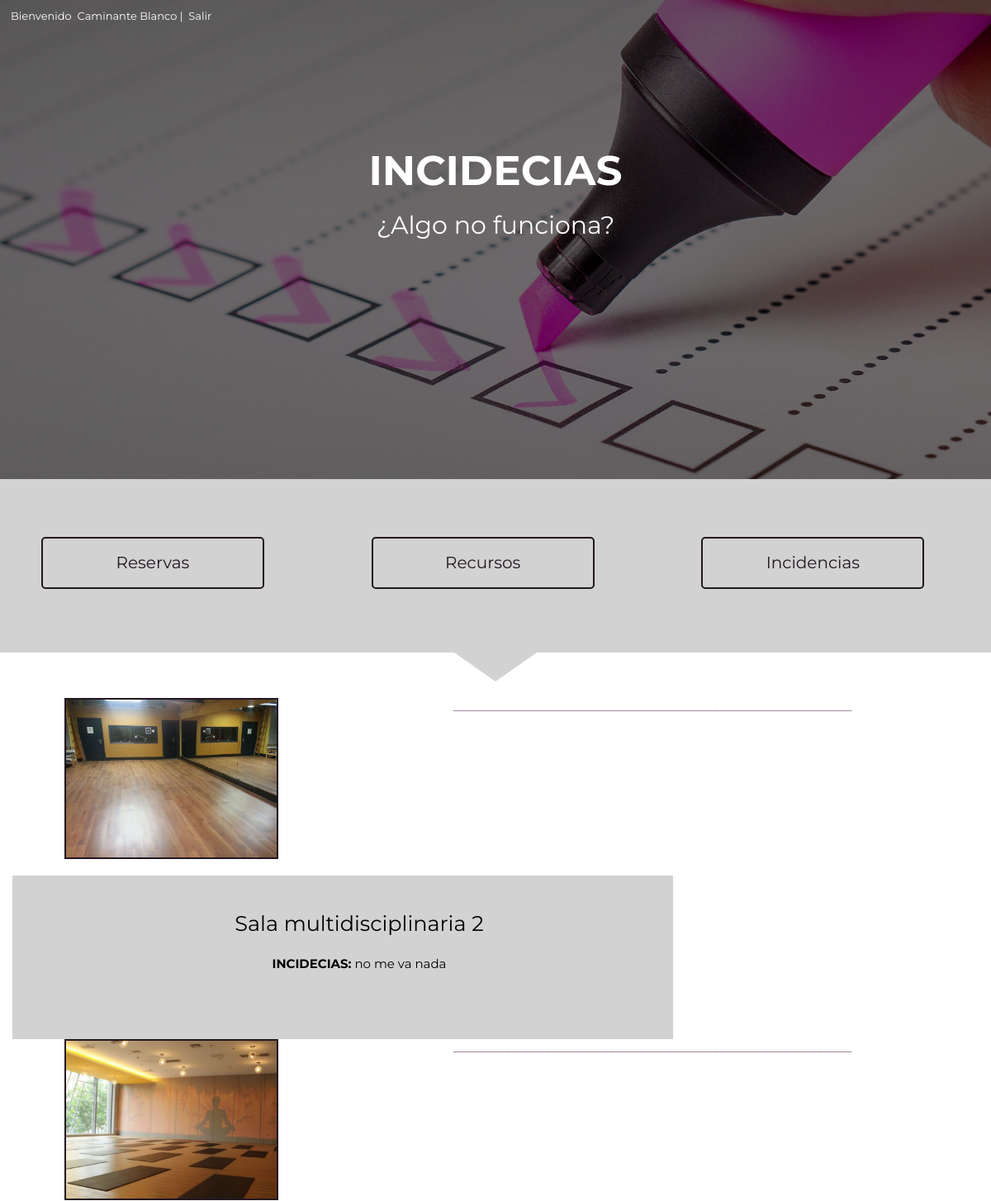
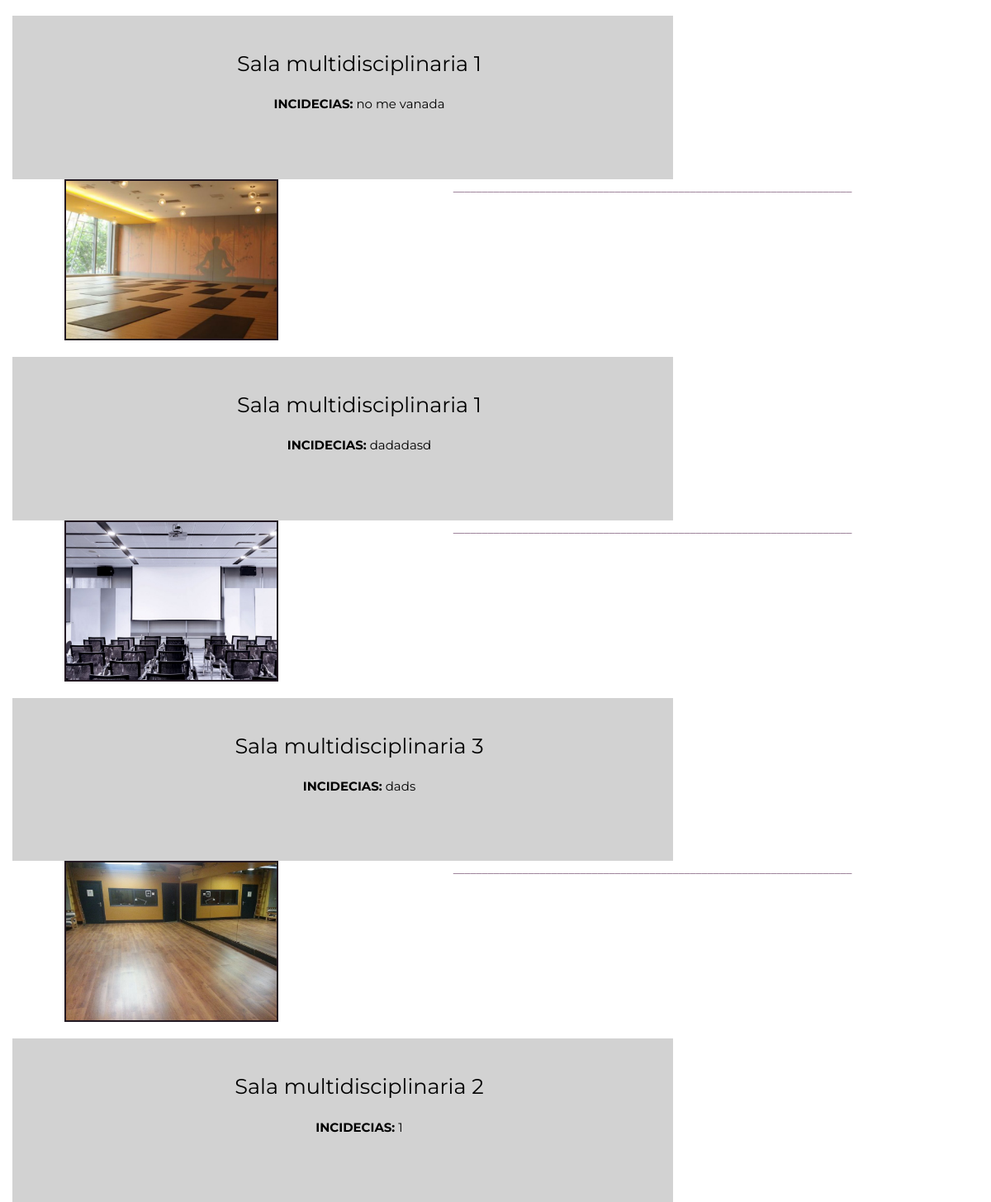
The page /incidencias.php (signed in) on the database its author committed (2 pictures, top to bottom).
### tables this page shows
CREATE TABLE `tbl_usuario` (
  `id_usuario` int(11) NOT NULL,
  `nombre` char(30) DEFAULT NULL,
  `apellido` char(30) DEFAULT NULL,
  `dni` char(9) DEFAULT NULL,
  `nick` char(30) DEFAULT NULL,
  `contra` char(100) DEFAULT NULL,
  `id_tipus_usuario` int(11) NOT NULL,
  `sexo` varchar(1) NOT NULL
);

CREATE TABLE `tbl_recurso` (
  `id_recurso` int(11) NOT NULL,
  `nombre_recurso` char(30) DEFAULT NULL,
  `disponible` int(3) DEFAULT NULL,
  `id_tipus_recurso` int(11) DEFAULT NULL,
  `Descripcion` varchar(255) DEFAULT NULL,
  `Imagen` varchar(100) NOT NULL
);

CREATE TABLE `tbl_incidencia` (
  `id_incidencia` int(11) NOT NULL,
  `id_reserva` int(11) DEFAULT NULL,
  `id_tipus_incidencia` int(11) DEFAULT NULL,
  `descripcion` char(255) DEFAULT NULL
);

### html/functions.php (called while the page is built, shortened)
<?php
function get_perfil($id_usuari){
  include "BBDD.php";
  $sql = "SELECT id_usuario FROM tbl_usuario WHERE id_usuario='".$id_usuari."' LIMIT 1 ";
    $result = mysqli_query($con, $sql);
  $id = mysqli_fetch_row($result);
  return $id[0];
}
function get_nom_perfil($id_perfil){
  include "BBDD.php";
  $sql = "SELECT nombre, apellido FROM tbl_usuario WHERE id_usuario='".$id_perfil."' LIMIT 1 ";
  $result = mysqli_query($con, $sql);
  $id = mysqli_fetch_row($result);
  $nombre=$id[0]." ".$id[1];
  return $nombre;
}
function sexo($id_perfil){
  include "BBDD.php";
  $sql = "SELECT sexo FROM tbl_usuario WHERE id_usuario='".$id_perfil."' LIMIT 1 ";
  $qry_sql=mysqli_fetch_array(mysqli_query($con,$sql))[0];
  if($qry_sql=="M"){
    $es="Bienvenido";
    return $es;
  }else{
    $es="Bienvenida";
    return $es;
  }
}
?>

### html/incidencias.php (the view, shortened to what this page needs)
<?php
  include "head.php";
?>
      <div class="header-incidencia">
        <div class="nombre-usu">
          <p><?php session_start(); echo sexo(get_perfil($_SESSION['id_usuario']));?>&nbsp;&nbsp;<?php  echo get_nom_perfil(get_perfil($_SESSION['id_usuario'])); ?> |&nbsp; <a style="color: white;" href="index.php?s=1">Salir</a></p>
        </div>
        <div class="titulo-header text-center">
            <p style="font-size:50px;"><strong>INCIDECIAS</strong></p>
            <p style="font-size:30px;">¿Algo no funciona?</p>
        </div>
      </div>
      <div class="btn-menu text-center">
        <div class="row">
            <div class="col-sm-4">
                <a class="btn-1" href="reservas.php">Reservas</a></div>
            <div class="col-sm-4">
                <a class="btn-2" href="recursos.php">Recursos</a></div>
            <div class="col-sm-4">
                <a class="btn-3" href="incidencias.php">Incidencias</a></div>
        </div>
      </div>
    <div class="sep">
      <div class="row">
          <div class="col-sm-6 sep-de"></div>
          <div class="col-sm-6 sep-iz"></div>
      </div>
    </div>
    <div class="cuerpo">
      <div class="consultas-recursos">
          <?php
            $sql="SELECT * FROM tbl_recurso inner join tbl_reserva on tbl_recurso.id_recurso=tbl_reserva.id_recurso inner join tbl_incidencia on tbl_reserva.id_reserva=tbl_incidencia.id_reserva  where incidencia=0";
            $qry_sql=mysqli_query($con, $sql);
            while($row=mysqli_fetch_array($qry_sql)){
          ?>
            <div class="col-sm-12">
                      <div class="col-sm-4 tbl-imagen-reserva" style="background-color: inherit;">
                        <?php
                          echo '<img height="195px;" style="border: 2px solid #221821;" src="../BBDD/imagenes_recursos/'.$row['Imagen'].'">';
                          ?>
                      </div>
                      <div class="col-sm-8 tbl-txt" style="background-color: #d2d2d2;">
                        <div class="nom-recurso">
                        <?php
                          echo $row['nombre_recurso'];
                        ?>
                        </div>
                        <div class="descripcion-incidencia">
                        <?php
                          echo "<strong>INCIDECIAS:</strong> ".$row['descripcion'];
                        ?>
                        </div>
                        <br>
                      </div>
                <p class="separacion">_____________________________________________________________________</p>
            </div>
        <?php
          }
        ?>
      </div>
    </div>

### css/header.css (style rules this page uses)
body { margin: 0px; font-family: 'Montserrat', sans-serif; }
a { text-decoration: none!important; }
.header-incidencia { height: 580px; width: 100%; margin-top: 0%; position: absolute; background: url(../img/incidencia.png) center; background-size: cover; }
.titulo-header { background-color: none; font-family: 'Montserrat', sans-serif; color: white; padding-top: 11%; padding-bottom: 11%; text-align: center; text-decoration: none; }
.nombre-usu { font-family: 'Montserrat', sans-serif; color: white; font-size: 13px; margin-left: 13px; margin-top: 10px; }
.btn-menu { background-color: #d2d2d2; height: 210px; width: 100%; margin-top: 580px; position: absolute; }
.col-sm-4 { width: 32.5%!important; display: flex; justify-content: center; background-color: #d2d2d2; }
.btn-1,.btn-2,.btn-3 { font-family: 'Montserrat', sans-serif; width: 270px; margin-top: 70px; justify-content: center; border: 2px solid #221821; border-radius: 5px; color: #221821; background-color: #d2d2d2; font-size: 20px; padding: 15px 30px; }
.sep { background-color: #d2d2d2; padding-top: 765px; }
.sep-de { width: 50%; height: 60px; border-right: 50px solid transparent; border-bottom: 35px solid white; }
.sep-iz { width: 50%; height: 60px; border-left: 50px solid transparent; border-bottom: 35px solid white; }
.cuerpo { font-family: 'Montserrat', sans-serif; width: 100%; height: 100%; }
.consultas-recursos { margin-top: 20px; }
.tbl-imagen-reserva { padding-top: 0px; padding-bottom: 20px; padding-left: 20px!important; }
.tbl-txt { padding-top: 20px; padding-bottom: 40px; padding-left: 55px!important; width: 800px!important; }
.nom-recurso { color: black; text-align: center; padding-top: 20px; font-size: 25.5px; }
.separacion { text-align: center; color: #714b6d; }
.descripcion-incidencia { color: black; padding-top: 20px; padding-bottom: 20px; text-align: center; font-size: 15px; }

### rows shown on the page
tbl_usuario: sexo(get_perfil($_SESSION['id_usuario'])) "Bienvenido", get_nom_perfil(get_perfil($_SESSION['id_usuario'])) "Caminante Blanco"
tbl_recurso: Imagen (picture), nombre_recurso "Sala multidisciplinaria 2", tbl_incidencia.descripcion "no me va nada", tbl_incidencia.descripcion "1"
tbl_recurso: Imagen (picture), nombre_recurso "Sala multidisciplinaria 1", tbl_incidencia.descripcion "no me vanada", tbl_incidencia.descripcion "dadadasd"
tbl_recurso: Imagen (picture), nombre_recurso "Sala multidisciplinaria 3", tbl_incidencia.descripcion "dads"
